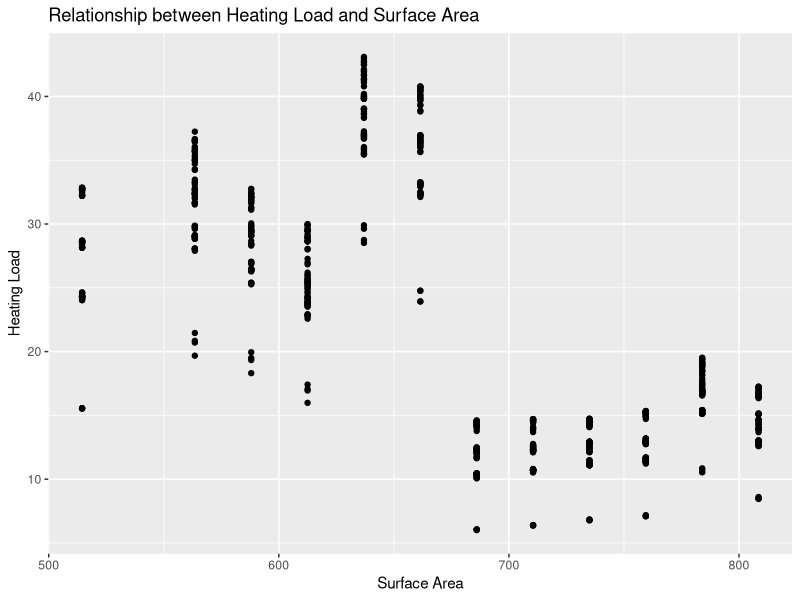
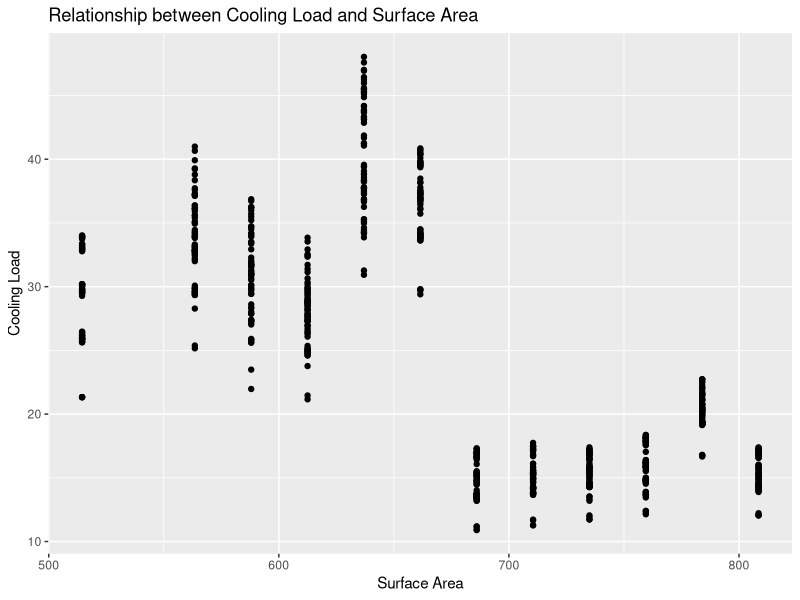
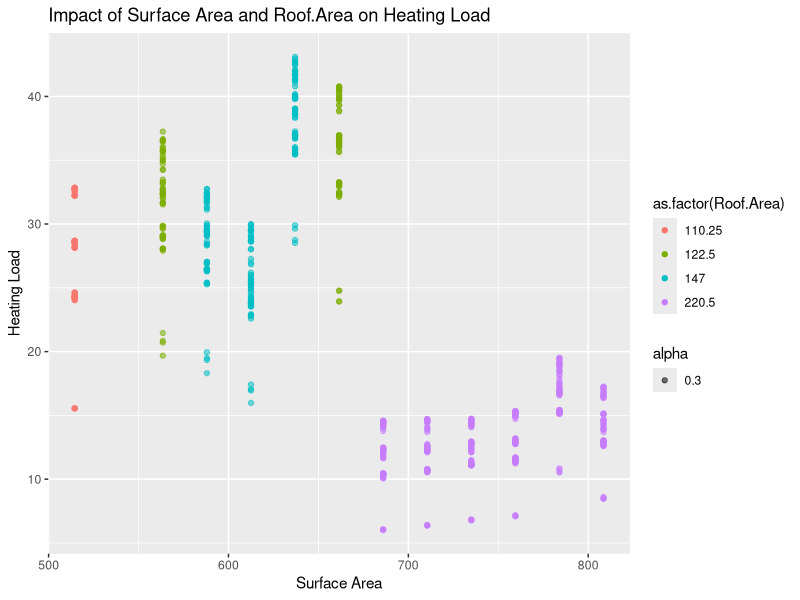
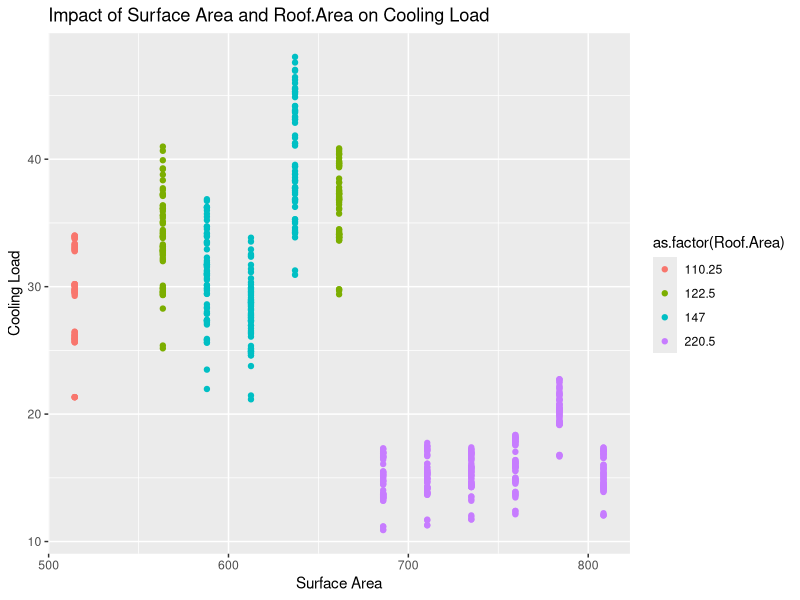
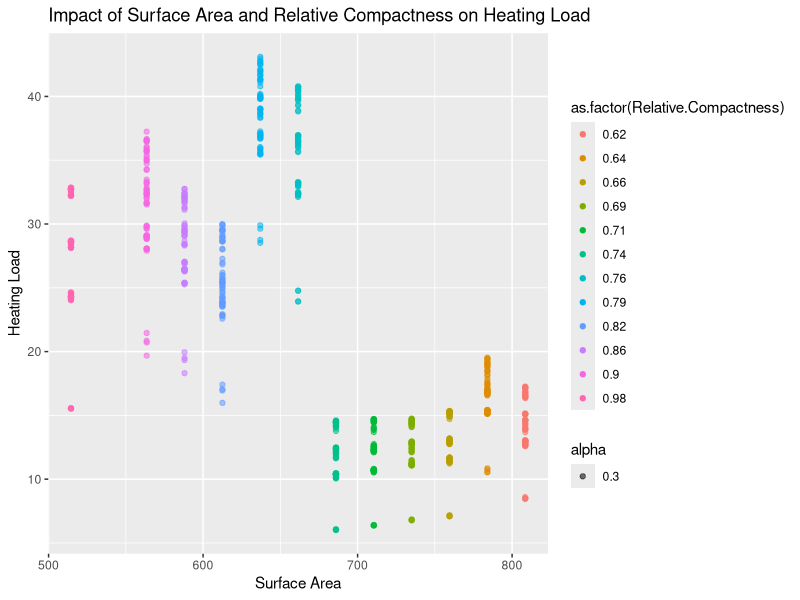
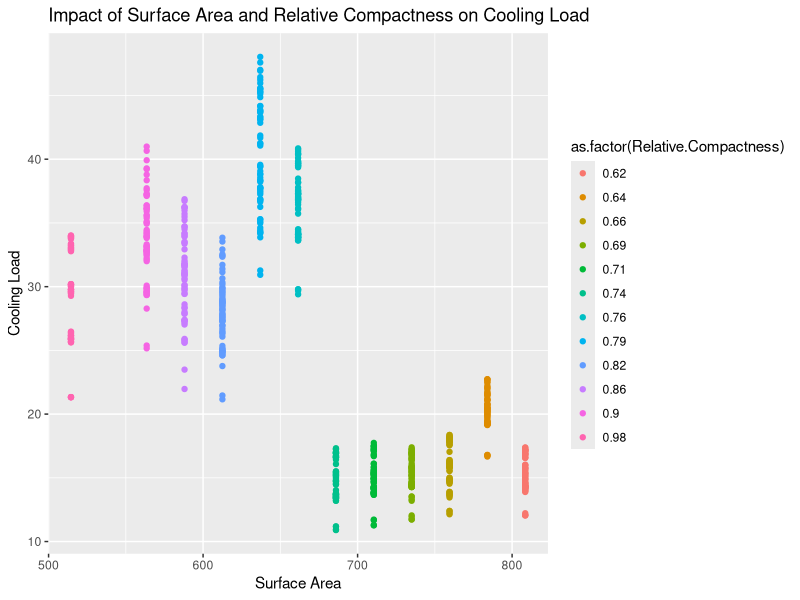
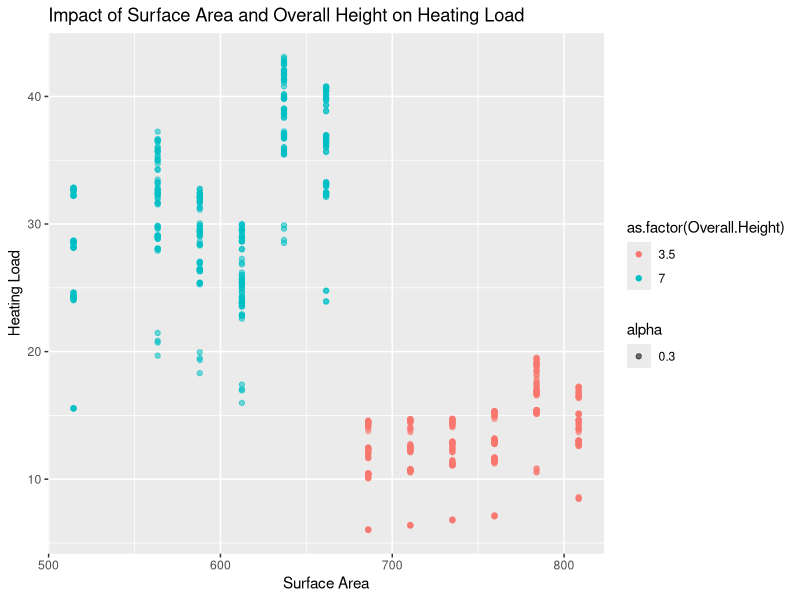
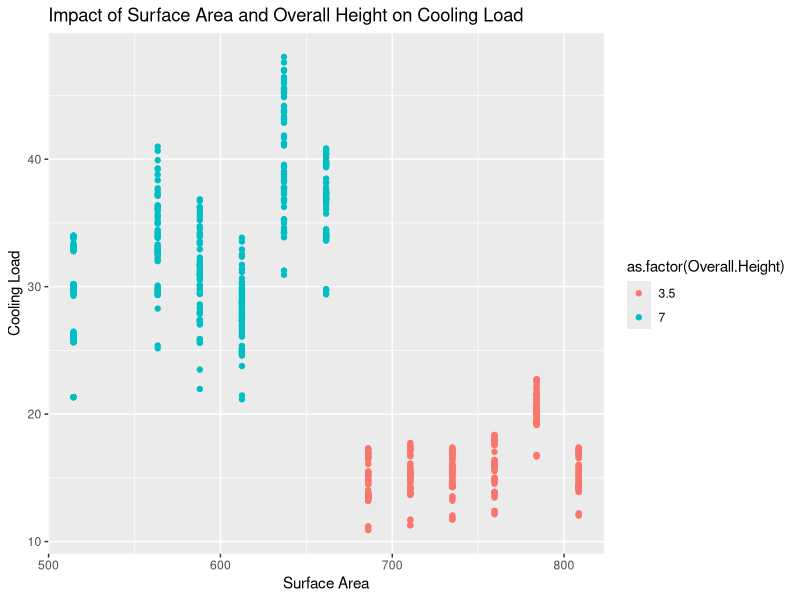

Write R code to recreate these figures, in order.
## ---- chunk 1
library(ggplot2)
  # Read the dataset
  energy = read.csv("EnergyEfficiencyData.csv", header = TRUE, stringsAsFactors = FALSE)
## ---- chunk 2
  # Review the names of the columns or the features
  names(energy)
## ---- chunk 3
  # Print a summary of the datatypes in the data.
  str(energy)
## ---- chunk 4
  # Quick check to see if there are any NA's in the data
  summary(is.na(energy))
## ---- chunk 5
      #Scatter plot of the Heating/Cooling Load and Surface Area
      ggplot(energy, aes(y = Heating.Load, x = Surface.Area))+ geom_point() + xlab("Surface Area") + ylab("Heating Load") + ggtitle("Relationship between Heating Load and Surface Area")
      ggplot(energy, aes(y = Cooling.Load, x = Surface.Area))+ geom_point() + xlab("Surface Area") + ylab("Cooling Load") + ggtitle("Relationship between Cooling Load and Surface Area")
## ---- chunk 6
      #Scatter Plot of Heating and Cooling Load and Surface Area with Orientation as a factor
      ggplot(energy, aes(y = Heating.Load, x = Surface.Area)) + geom_point(aes(color = as.factor(Roof.Area), alpha = 0.3)) + xlab("Surface Area") + ylab("Heating Load") + ggtitle("Impact of Surface Area and Roof.Area on Heating Load")
      
      ggplot(energy, aes(y = Cooling.Load, x = Surface.Area)) + geom_point(aes(color = as.factor(Roof.Area))) + xlab("Surface Area") + ylab("Cooling Load") + ggtitle("Impact of Surface Area and Roof.Area on Cooling Load")
## ---- chunk 7
      ggplot(energy, aes(y = Heating.Load, x = Surface.Area)) + geom_point(aes(color = as.factor(Relative.Compactness), alpha = 0.3)) + xlab("Surface Area") + ylab("Heating Load") + ggtitle("Impact of Surface Area and Relative Compactness on Heating Load ")
      
      ggplot(energy, aes(y = Cooling.Load, x = Surface.Area)) + geom_point(aes(color = as.factor(Relative.Compactness))) + xlab("Surface Area") + ylab("Cooling Load") + ggtitle("Impact of Surface Area and Relative Compactness on Cooling Load ")
## ---- chunk 8
      ggplot(energy, aes(y = Heating.Load, x = Surface.Area)) + geom_point(aes(color = as.factor(Overall.Height), alpha = 0.3)) + xlab("Surface Area") + ylab("Heating Load") + ggtitle("Impact of Surface Area and Overall Height on Heating Load ")
      
      ggplot(energy, aes(y = Cooling.Load, x = Surface.Area)) + geom_point(aes(color = as.factor(Overall.Height))) + xlab("Surface Area") + ylab("Cooling Load") + ggtitle("Impact of Surface Area and Overall Height on Cooling Load ")
## ---- chunk 9
      ggplot(energy, aes(y = Heating.Load, x = Surface.Area)) + geom_point(aes(color = as.factor(Orientation))) + xlab("Surface Area") + ylab("Heating Load") + ggtitle("Impact of Surface Area and Orientation on Heating Load ")
      
      ggplot(energy, aes(y = Cooling.Load, x = Surface.Area)) + geom_point(aes(color = as.factor(Orientation))) + xlab("Surface Area") + ylab("Cooling Load") + ggtitle("Impact of Surface Area and Orientation on Cooling Load ")
## ---- chunk 10
      ggplot(energy, aes(y = Heating.Load, x = Relative.Compactness )) + stat_binhex(bins = 10) + xlab("Relative Compactness") + ylab("Heating Load") + ggtitle("Density of points when comparing Heating Load and Relative Compactness")
      ggplot(energy, aes(y = Cooling.Load, x = Relative.Compactness )) + stat_binhex(bins = 10) + xlab("Relative Compactness") + ylab("Cooling Load") + ggtitle("Density of points when comparing Heating Load and Relative Compactness")
## ---- chunk 11
      ggplot(energy, aes(y = Heating.Load, x = Relative.Compactness )) + geom_point() + geom_density2d() + xlab("Relative Compactness") + ylab("Heating Load") + ggtitle("Density of points when comparing Heating Load and Relative Compactness")
      ggplot(energy, aes(y = Cooling.Load, x = Relative.Compactness )) + geom_point() + geom_density2d() + xlab("Relative Compactness") + ylab("Cooling Load") + ggtitle("Density of points when comparing Heating Load and Relative Compactness")
## ---- chunk 12
      ggplot(energy, aes(y = Heating.Load, x = Surface.Area )) + stat_binhex(bins = 10) + xlab("Surface Area") + ylab("Heating Load") + ggtitle("Density of points when comparing Heating Load and Surface Area")
      ggplot(energy, aes(y = Cooling.Load, x = Surface.Area )) + stat_binhex(bins = 10) + xlab("Surface Area") + ylab("Cooling Load") + ggtitle("Density of points when comparing Heating Load and Surface Area")
## ---- chunk 13
      ggplot(energy, aes(y = Heating.Load, x = Surface.Area )) + geom_point() + geom_density2d() + xlab("Surface Area") + ylab("Heating Load") + ggtitle("Density of points when comparing Heating Load and Surface Area")
      ggplot(energy, aes(y = Cooling.Load, x = Surface.Area)) + geom_point() + geom_density2d() + xlab("Surface Area") + ylab("Cooling Load") + ggtitle("Density of points when comparing Heating Load and Surface Area")
## ---- chunk 14
      ggplot(energy, aes(y = Heating.Load, x = Wall.Area )) + stat_binhex(bins = 10) + xlab("Wall Area") + ylab("Heating Load") + ggtitle("Density of points when comparing Heating Load and Wall Area")
      ggplot(energy, aes(y = Cooling.Load, x = Wall.Area )) + stat_binhex(bins = 10) + xlab("Wall Area") + ylab("Cooling Load") + ggtitle("Density of points when comparing Heating Load and Wall Area")
## ---- chunk 15
      ggplot(energy, aes(y = Heating.Load, x = Wall.Area )) + geom_point() + geom_density2d() + xlab("Wall Area") + ylab("Heating Load") + ggtitle("Density of points when comparing Heating Load and Wall Area")
      ggplot(energy, aes(y = Cooling.Load, x = Wall.Area)) + geom_point() + geom_density2d() + xlab("Wall Area") + ylab("Cooling Load") + ggtitle("Density of points when comparing Heating Load and Wall Area")
## ---- chunk 16
ggplot(energy, aes(y = Heating.Load, x = Roof.Area )) + stat_binhex(bins = 10) + xlab("Roof Area") + ylab("Heating Load") + ggtitle("Density of points when comparing Heating Load and Roof Area")
ggplot(energy, aes(y = Cooling.Load, x = Roof.Area )) + stat_binhex(bins = 10) + xlab("Roof Area") + ylab("Cooling Load") + ggtitle("Density of points when comparing Heating Load and Roof Area")

ggplot(energy, aes(y = Heating.Load, x = Roof.Area )) + geom_point() + geom_density2d() + xlab("Roof Area") + ylab("Heating Load") + ggtitle("Density of points when comparing Heating Load and Roof Area")
ggplot(energy, aes(y = Cooling.Load, x = Roof.Area)) + geom_point() + geom_density2d() + xlab("Roof Area") + ylab("Cooling Load") + ggtitle("Density of points when comparing Heating Load and Roof Area")


ggplot(energy, aes(y = Heating.Load, x = Overall.Height )) + stat_binhex(bins = 10) + xlab("Overall Height") + ylab("Heating Load") + ggtitle("Density of points when comparing Heating Load and Overall Height")
ggplot(energy, aes(y = Cooling.Load, x = Overall.Height )) + stat_binhex(bins = 10) + xlab("Overall Height") + ylab("Cooling Load") + ggtitle("Density of points when comparing Heating Load and Overall Height")

ggplot(energy, aes(y = Heating.Load, x = Overall.Height )) + geom_point() + geom_density2d() + xlab("Overall Height") + ylab("Heating Load") + ggtitle("Density of points when comparing Heating Load and Overall Height")
ggplot(energy, aes(y = Cooling.Load, x = Overall.Height)) + geom_point() + geom_density2d() + xlab("Overall Height") + ylab("Cooling Load") + ggtitle("Density of points when comparing Heating Load and Overall Height")


ggplot(energy, aes(y = Heating.Load, x = Orientation )) + stat_binhex(bins = 10) + xlab("Orientation") + ylab("Heating Load") + ggtitle("Density of points when comparing Heating Load and Orientation")
ggplot(energy, aes(y = Cooling.Load, x = Orientation )) + stat_binhex(bins = 10) + xlab("Orientation") + ylab("Cooling Load") + ggtitle("Density of points when comparing Heating Load and Orientation")

ggplot(energy, aes(y = Heating.Load, x = Orientation )) + geom_point() + geom_density2d() + xlab("Orientation") + ylab("Heating Load") + ggtitle("Density of points when comparing Heating Load and Orientation")
ggplot(energy, aes(y = Cooling.Load, x = Orientation)) + geom_point() + geom_density2d() + xlab("Orientation") + ylab("Cooling Load") + ggtitle("Density of points when comparing Heating Load and Orientation")
      
ggplot(energy, aes(y = Heating.Load, x = Glazing.Area )) + stat_binhex(bins = 10) + xlab("Glazing Area") + ylab("Heating Load") + ggtitle("Density of points when comparing Heating Load and Glazing Area")
ggplot(energy, aes(y = Cooling.Load, x = Glazing.Area )) + stat_binhex(bins = 10) + xlab("Glazing Area") + ylab("Cooling Load") + ggtitle("Density of points when comparing Heating Load and Glazing Area")

ggplot(energy, aes(y = Heating.Load, x = Glazing.Area )) + geom_point() + geom_density2d() + xlab("Glazing Area") + ylab("Heating Load") + ggtitle("Density of points when comparing Heating Load and Glazing Area")
ggplot(energy, aes(y = Cooling.Load, x = Glazing.Area)) + geom_point() + geom_density2d() + xlab("Glazing Area") + ylab("Cooling Load") + ggtitle("Density of points when comparing Heating Load and Glazing Area")
      
## ---- chunk 17
    
    for(name in names(energy)){
      print(ggplot(energy, aes_string(y = "Heating.Load", x = name )) + geom_point() + geom_density2d())
      print(ggplot(energy, aes_string(y = "Heating.Load", x = name )) + stat_binhex(bins = 10))
    }
      
